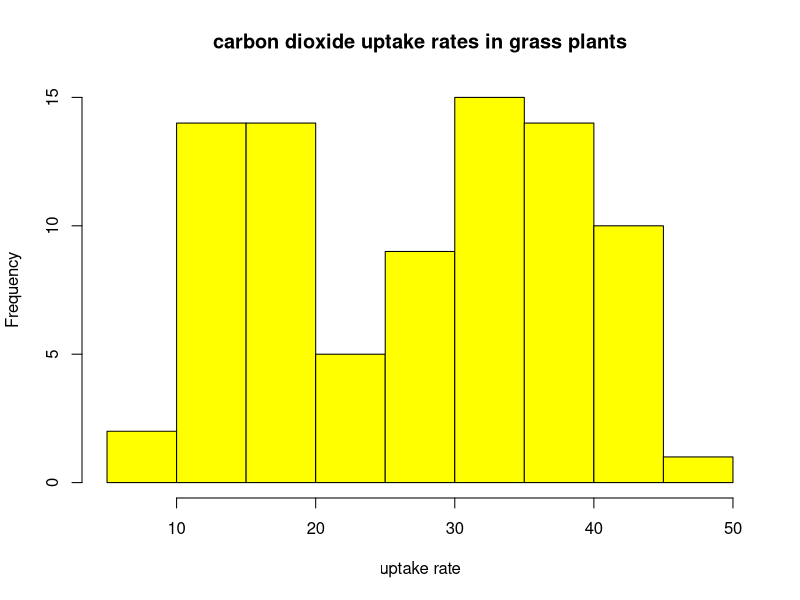

The R script that drew this image:
# 1
hist(CO2$uptake, main = "carbon dioxide uptake rates in grass plants", xlab = "uptake rate", col = "yellow")
# shape of histogram is neither left or right skewed, rather bimodal distribution

# 2
# construct a stemplot for the data
s <- c(9, 9, 22, 32, 33, 39, 39, 42, 49, 52, 58, 70)
stem(s, scale = 2)
# stemplots preserve data since we can still see all the original values, while we can't in a histogram as it is generalized frequencies

# 3
state.area
# a) Find the area of the smallest state
min(state.area)
# b) Find the area of the largest state
max(state.area)
# c) Find the mean area of all states
mean(state.area)
# d) Find the median area
median(state.area)
# e) Find the difference between the largest and smallest state areas
diff(range(state.area))

# 4
x <- c(2,3,3,3,4,2,5,10)
#library(statip)
# error installing statip and clue pakages
#mfv(x)

x[which(x>4)] # 5 10
which(x==3) # 2 3 4 (position where 3 occurred)
x[which.max(x)] # 10
x[which.min(x)] # 2
table(x)
table(x)[which.max(table(x))] # mode is 3